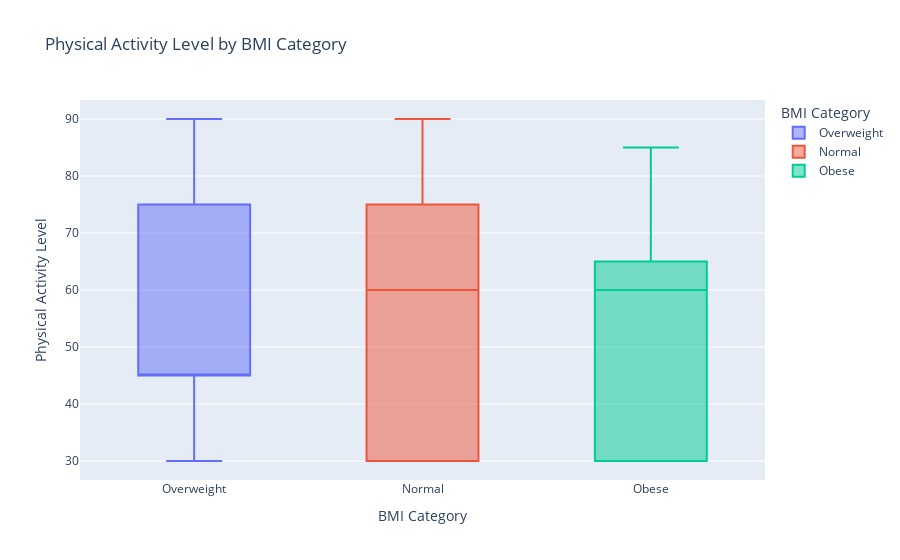

Here is the notebook cell this chart was saved with:
### Code cell
px.box(sleep_df, x='BMI Category', y='Physical Activity Level',
       color='BMI Category', title='Physical Activity Level by BMI Category')

### Figure 1 — Plotly figure (JSON) as saved in the notebook; plotly's stock layout.template omitted (floating-point values rounded to 4 significant figures; data arrays with more than 128 entries replaced by an {"elided": "..."} marker saying what was removed)
{"data": [{"alignmentgroup": "True", "hovertemplate": "BMI Category=%{x}<br>Physical Activity Level=%{y}<extra></extra>", "legendgroup": "Overweight", "marker": {"color": "#636efa"}, "name": "Overweight", "notched": false, "offsetgroup": "Overweight", "orientation": "v", "showlegend": true, "type": "box", "x": {"elided": "148 str values"}, "x0": " ", "xaxis": "x", "y": {"elided": "148 int values"}, "y0": " ", "yaxis": "y"}, {"alignmentgroup": "True", "hovertemplate": "BMI Category=%{x}<br>Physical Activity Level=%{y}<extra></extra>", "legendgroup": "Normal", "marker": {"color": "#EF553B"}, "name": "Normal", "notched": false, "offsetgroup": "Normal", "orientation": "v", "showlegend": true, "type": "box", "x": {"elided": "216 str values"}, "x0": " ", "xaxis": "x", "y": {"elided": "216 int values"}, "y0": " ", "yaxis": "y"}, {"alignmentgroup": "True", "hovertemplate": "BMI Category=%{x}<br>Physical Activity Level=%{y}<extra></extra>", "legendgroup": "Obese", "marker": {"color": "#00cc96"}, "name": "Obese", "notched": false, "offsetgroup": "Obese", "orientation": "v", "showlegend": true, "type": "box", "x": ["Obese", "Obese", "Obese", "Obese", "Obese", "Obese", "Obese", "Obese", "Obese", "Obese"], "x0": " ", "xaxis": "x", "y": [30, 30, 30, 40, 60, 60, 65, 65, 85, 85], "y0": " ", "yaxis": "y"}], "layout": {"boxmode": "overlay", "legend": {"title": {"text": "BMI Category"}, "tracegroupgap": 0}, "title": {"text": "Physical Activity Level by BMI Category"}, "xaxis": {"anchor": "y", "categoryarray": ["Overweight", "Normal", "Obese"], "categoryorder": "array", "domain": [0, 1], "title": {"text": "BMI Category"}}, "yaxis": {"anchor": "x", "domain": [0, 1], "title": {"text": "Physical Activity Level"}}}}
